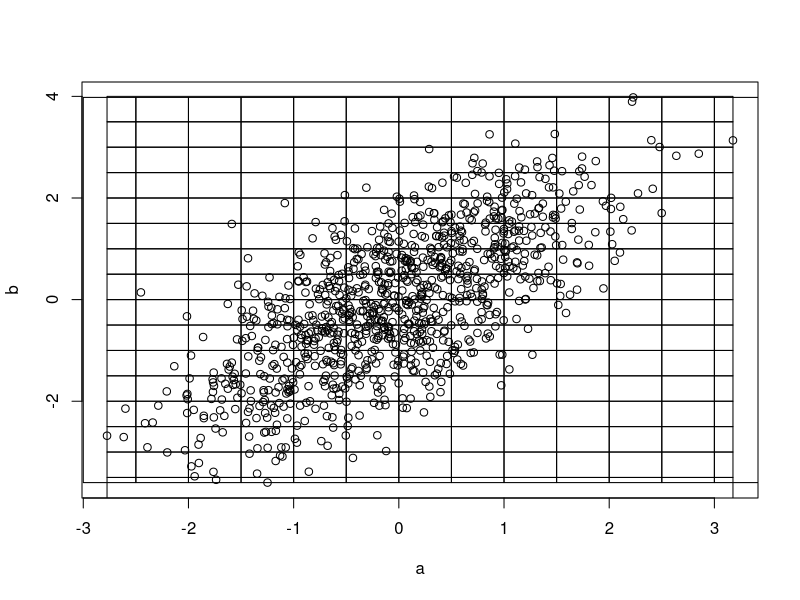

Here is the R script that generated this plot:
# Christopher L. Simons, 2013

within <- function(x, lower, upper) {
    return((x > lower) && (x < upper))
}

a <- rnorm(1000)
b <- a + rnorm(1000)

breaks_a <- hist(a, plot=FALSE)$breaks
breaks_b <- hist(b, plot=FALSE)$breaks

bins_a <- list()
for (i in 1:(length(breaks_a) - 1)) { # for each bin number ...
    bin_current <- c()
    for (j in 1:length(a)) { # for each data point number ...
        if (within(a[j], breaks_a[i], breaks_a[i + 1])) { # if within bin range
            bin_current[(length(bin_current) + 1)] <- a[j]
        }
    }
    bins_a[[i]] <- bin_current
}

bins_b <- list()
for (i in 1:(length(breaks_b) - 1)) { # for each bin number ...
    bin_current <- c()
    for (j in 1:length(b)) { # for each data point number ...
        if (within(b[j], breaks_b[i], breaks_b[i + 1])) { # if within bin range
            bin_current[(length(bin_current) + 1)] <- b[j]
        }
    }
    bins_b[[i]] <- bin_current
}

plot(a, b)

# Plot bins for vector a (plotted against x-axis).
for (i in 1:(length(breaks_a) - 1)) {
    coords_x <- c()
    coords_x[length(coords_x) + 1] <- breaks_a[i]
    coords_x[length(coords_x) + 1] <- breaks_a[i]
    coords_x[length(coords_x) + 1] <- breaks_a[i + 1]
    coords_x[length(coords_x) + 1] <- breaks_a[i + 1]
    coords_x[length(coords_x) + 1] <- breaks_a[i]

    coords_y <- c()
    coords_y[length(coords_y) + 1] <- min(b) # "zero" for our plot
    coords_y[length(coords_y) + 1] <- max(b)
    coords_y[length(coords_y) + 1] <- max(b)
    coords_y[length(coords_y) + 1] <- min(b)
    coords_y[length(coords_y) + 1] <- min(b)

    polygon(coords_x, coords_y)
}

# Plot bins for vector b (plotted against y-axis).
for (i in 1:(length(breaks_b) - 1)) {
    coords_x <- c()
    coords_x[length(coords_x) + 1] <- min(a) # "zero" for our plot
    coords_x[length(coords_x) + 1] <- max(a)
    coords_x[length(coords_x) + 1] <- max(a)
    coords_x[length(coords_x) + 1] <- min(a)
    coords_x[length(coords_x) + 1] <- min(a)

    coords_y <- c()
    coords_y[length(coords_y) + 1] <- breaks_b[i]
    coords_y[length(coords_y) + 1] <- breaks_b[i]
    coords_y[length(coords_y) + 1] <- breaks_b[i + 1]
    coords_y[length(coords_y) + 1] <- breaks_b[i + 1]
    coords_y[length(coords_y) + 1] <- breaks_b[i]

    polygon(coords_x, coords_y)
}
